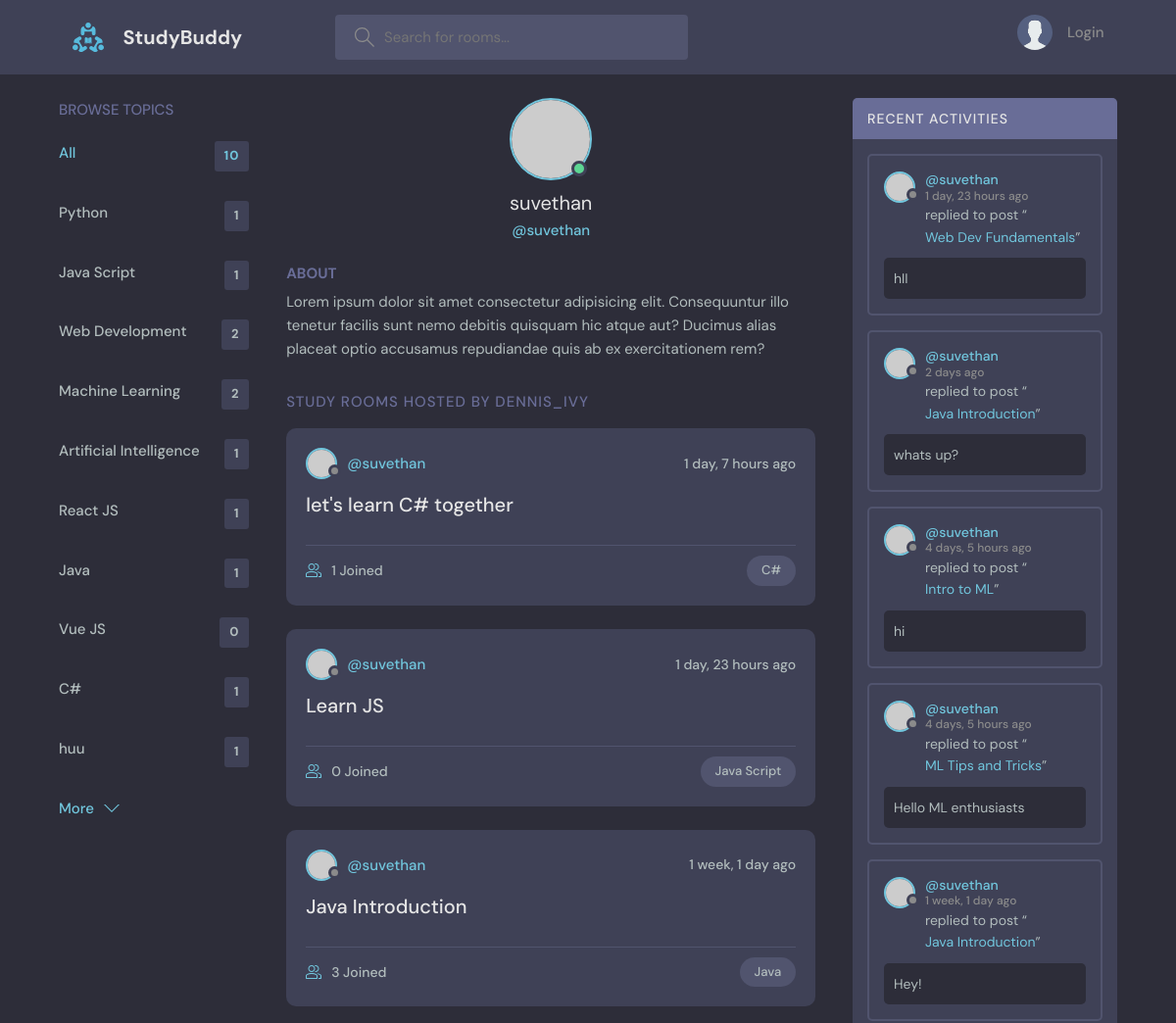
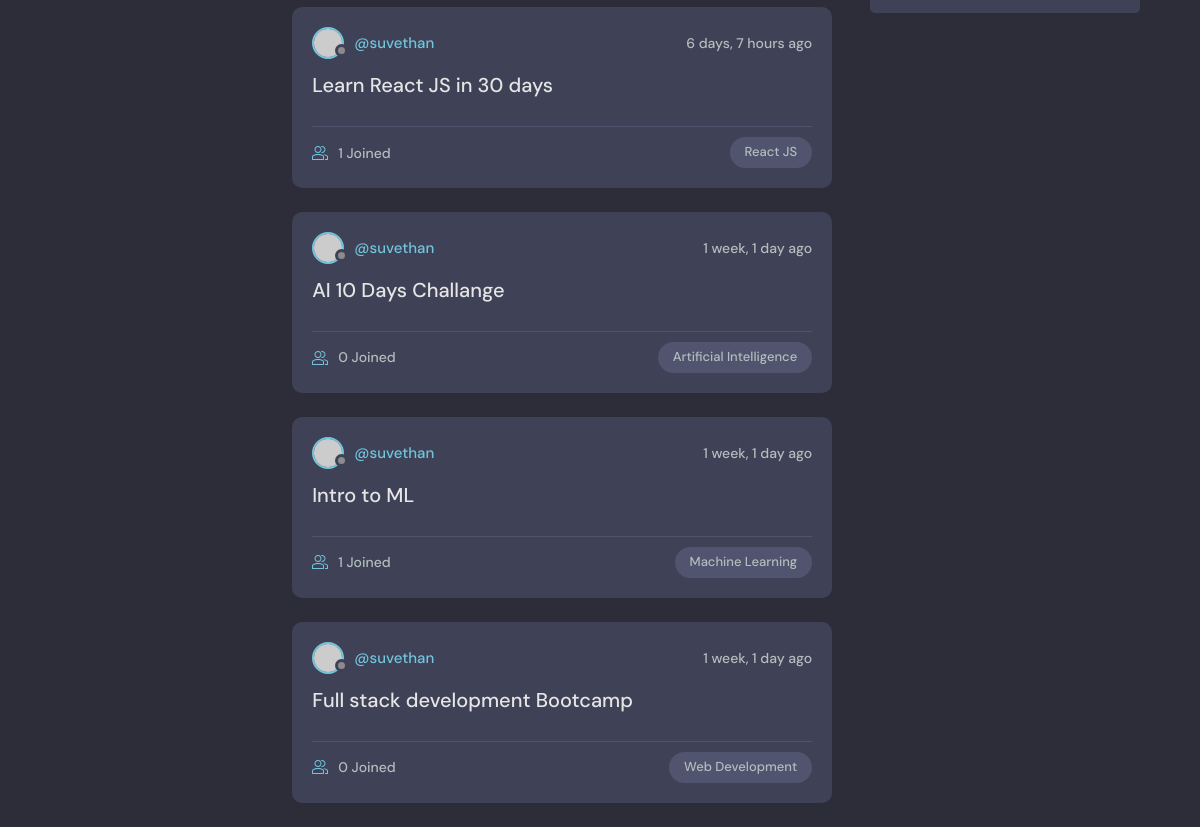
The app's page /profile/1 with its own data (2 pictures, top to bottom).
### test_app/models.py (models this page shows, shortened)
class Topic(models.Model):
    name = models.CharField(max_length=200)

class Room(models.Model):
    host = models.ForeignKey(User, on_delete=models.SET_NULL, null=True)
    topic = models.ForeignKey(Topic, on_delete=models.SET_NULL, null=True)
    name = models.CharField(max_length=200)
    description = models.TextField(null=True, blank=True)
    participants = models.ManyToManyField(User, related_name='participants', blank=True)
    updated = models.DateTimeField(auto_now=True)
    created = models.DateTimeField(auto_now_add=True)
    class Meta:
        ordering = ['-updated','-created']
    def __str__(self):
        return self.name

class Message(models.Model):
    user = models.ForeignKey(User, on_delete=models.CASCADE)
    room = models.ForeignKey(Room, on_delete=models.CASCADE)
    body = models.TextField()
    updated = models.DateTimeField(auto_now=True)
    created = models.DateTimeField(auto_now_add=True)
    class Meta:
        ordering = ['-updated','-created']

### test_app/views.py (the view)
# urls.py: path("profile/<str:pk>", views.userProfile, name="user-profile"),
def userProfile(request,pk):
    user= User.objects.get(id=pk)
    rooms = user.room_set.all()
    room_messages = user.message_set.all()
    topics = Topic.objects.all()
    context={'user':user,'rooms':rooms,'room_messages':room_messages,'topics':topics}
    return render(request, 'test_app/profile.html',context)

### test_app/templates/test_app/profile.html (shortened to what this page needs)
{% extends "main.html" %} {% block content %}
  <main class="profile-page layout layout--3">
    <div class="container">
       <div>
      {% include "test_app/topic_components.html" %}
    </div>
      <div class="roomList">
        <div class="profile">
          <div class="profile__avatar">
            <div class="avatar avatar--large active">
              <img src="https://randomuser.me/api/portraits/men/11.jpg" />
            </div>
          </div>
          <div class="profile__info">
            <h3>{{user.username}}</h3>
            <p>@{{user.username}}</p>
          </div>
          <div class="profile__about">
            <h3>About</h3>
            <p>
              Lorem ipsum dolor sit amet consectetur adipisicing elit. Consequuntur illo tenetur
              facilis sunt nemo debitis quisquam hic atque aut? Ducimus alias placeat optio
              accusamus repudiandae quis ab ex exercitationem rem?
            </p>
          </div>
        </div>
        <div class="roomList__header">
          <div>
            <h2>Study Rooms Hosted by dennis_ivy</a>
            </h2>
          </div>
        </div>
        {% include "test_app/feed_components.html" %}
      </div>
    <div>{% include "test_app/activity_components.html" %}</div>
    </div>
  </main>
{% endblock content %}

### test_app/templates/test_app/topic_components.html
<div class="topics">
  <div class="topics__header">
    <h2>Browse Topics</h2>
  </div>
  <ul class="topics__list">
    <li>
      <a href="{% url 'home' %}" class="active"
        >All <span>{{topics.count}}</span></a
      >
    </li>
    {% for topic in topics %}
    <li>
      <a href="{% url 'home' %}?q={{topic.name}}"
        >{{topic.name}}<span>{{topic.room_set.all.count}}</span></a
      >
      {% endfor %}
    </li>
  </ul>
  <a class="btn btn--link" href="topics.html">
    More
    <svg
      version="1.1"
      xmlns="http://www.w3.org/2000/svg"
      width="32"
      height="32"
      viewBox="0 0 32 32"
    >
      <title>chevron-down</title>
      <path d="M16 21l-13-13h-3l16 16 16-16h-3l-13 13z"></path>
    </svg>
  </a>
</div>

### test_app/templates/test_app/feed_components.html (shortened to what this page needs)
{% for room in rooms %}
<div class="roomListRoom">
  <div class="roomListRoom__header">
    <a href="{% url 'user-profile' room.host.id %}" class="roomListRoom__author">
      <div class="avatar avatar--small">
        <img src="https://randomuser.me/api/portraits/women/11.jpg" />
      </div>
      <span>@{{room.host.username}}</span>
    </a>
    <div class="roomListRoom__actions">
      <span>{{room.created|timesince}} ago</span>
    </div>
  </div>
  <div class="roomListRoom__content">
    <a href="{% url 'room' room.id %}">{{room.name}}</a>
  </div>
  <div class="roomListRoom__meta">
    <a href="{% url 'room' room.id %}" class="roomListRoom__joined">
      {{room.participants.all.count}} Joined
    </a>
    <p class="roomListRoom__topic">{{room.topic.name}}</p>
  </div>
</div>
{% endfor %}

### test_app/templates/test_app/activity_components.html (shortened to what this page needs)
<div class="activities">
  <div class="activities__header">
    <h2>Recent Activities</h2>
  </div>
  {% for message in room_messages %}
  <div class="activities__box">
    <div class="activities__boxHeader roomListRoom__header">
      <a
        href="{% url 'user-profile' message.user.id %}"
        class="roomListRoom__author"
      >
        <div class="avatar avatar--small">
          <img src="https://randomuser.me/api/portraits/women/11.jpg" />
        </div>
        <p>
          @{{message.user}}
          <span>{{message.created|timesince}} ago</span>
        </p>
      </a>
    </div>
    <div class="activities__boxContent">
      <p>
        replied to post “<a href="{% url 'room' message.room.id %}"
          >{{message.room}}</a
        >”
      </p>
      <div class="activities__boxRoomContent">{{message.body}}</div>
    </div>
  </div>
  {% endfor %}
</div>

### records on screen
Topic: name "Python", room_set.all.count "1"
Topic: name "Java Script", room_set.all.count "1"
Topic: name "Web Development", room_set.all.count "2"
Topic: name "Machine Learning", room_set.all.count "2"
Topic: name "Artificial Intelligence", room_set.all.count "1"
Topic: name "React JS", room_set.all.count "1"
Topic: name "Java", room_set.all.count "1"
Topic: name "Vue JS", room_set.all.count "0"
Topic: name "C#", room_set.all.count "1"
Topic: name "huu", room_set.all.count "1"
Room: host.username "suvethan", created "1 day, 7 hours", name "let's learn C# together", participants.all.count "1", topic.name "C#"
Room: host.username "suvethan", created "1 day, 23 hours", name "Learn JS", participants.all.count "0", topic.name "Java Script"
Room: host.username "suvethan", created "1 week, 1 day", name "Java Introduction", participants.all.count "3", topic.name "Java"
Room: host.username "suvethan", created "6 days, 7 hours", name "Learn React JS in 30 days", participants.all.count "1", topic.name "React JS"
Room: host.username "suvethan", created "1 week, 1 day", name "AI 10 Days Challange", participants.all.count "0", topic.name "Artificial Intelligence"
Room: host.username "suvethan", created "1 week, 1 day", name "Intro to ML", participants.all.count "1", topic.name "Machine Learning"
Room: host.username "suvethan", created "1 week, 1 day", name "Full stack development Bootcamp", participants.all.count "0", topic.name "Web Development"
Message: user "suvethan", created "1 day, 23 hours", room "Web Dev Fundamentals", body "hII"
Message: user "suvethan", created "2 days", room "Java Introduction", body "whats up?"
Message: user "suvethan", created "4 days, 5 hours", room "Intro to ML", body "hi"
Message: user "suvethan", created "4 days, 5 hours", room "ML Tips and Tricks", body "Hello ML enthusiasts"
Message: user "suvethan", created "1 week, 1 day", room "Java Introduction", body "Hey!"

### other values on screen
{{ topics.count }} "10"
{{ user.username }} "suvethan"
